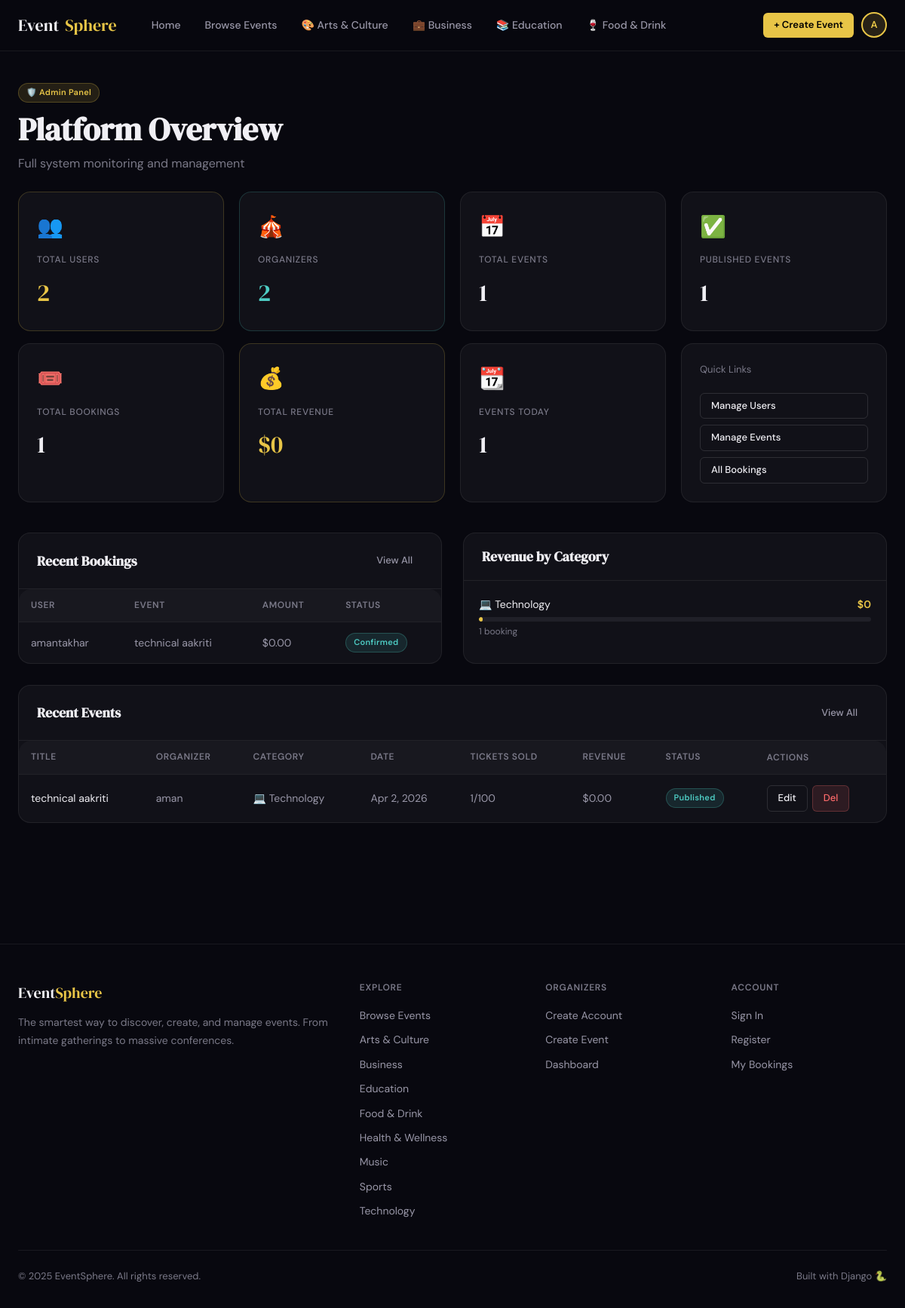
Screenshot of /dashboard/admin/ (signed in) with the database file from the repository.
### events/models.py (models this page shows, shortened)
class Category(models.Model):
    name = models.CharField(max_length=100, unique=True)
    slug = models.SlugField(unique=True)
    icon = models.CharField(max_length=50, default='🎪')
    color = models.CharField(max_length=7, default='#e8c547')
    class Meta:
        verbose_name_plural = 'Categories'
        ordering = ['name']

class Event(models.Model):
    STATUS_CHOICES = [
        ('draft', 'Draft'),
        ('published', 'Published'),
        ('cancelled', 'Cancelled'),
        ('completed', 'Completed'),
    ]
    id = models.UUIDField(primary_key=True, default=uuid.uuid4, editable=False)
    organizer = models.ForeignKey(settings.AUTH_USER_MODEL, on_delete=models.CASCADE, related_name='events')
    title = models.CharField(max_length=200)
    slug = models.SlugField(max_length=220, unique=True, blank=True)
    description = models.TextField()
    category = models.ForeignKey(Category, on_delete=models.SET_NULL, null=True, related_name='events')
    image = models.ImageField(upload_to='event_images/', blank=True, null=True)
    location = models.CharField(max_length=300)
    venue_name = models.CharField(max_length=200, blank=True)
    date = models.DateField()
    time = models.TimeField()
    end_time = models.TimeField(blank=True, null=True)
    ticket_price = models.DecimalField(max_digits=10, decimal_places=2, default=0.00)
    max_attendees = models.PositiveIntegerField(default=100)
    available_tickets = models.PositiveIntegerField(default=100)
    status = models.CharField(max_length=20, choices=STATUS_CHOICES, default='published')
    is_featured = models.BooleanField(default=False)
    created_at = models.DateTimeField(auto_now_add=True)
    updated_at = models.DateTimeField(auto_now=True)
    class Meta:
        ordering = ['date', 'time']
    def tickets_sold(self):
        return self.max_attendees - self.available_tickets
    def revenue(self):
        return self.tickets_sold() * self.ticket_price

### accounts/models.py (models this page shows, shortened)
class User(AbstractUser):
    ROLE_CHOICES = [
        ('user', 'User'),
        ('organizer', 'Organizer'),
        ('admin', 'Admin'),
    ]
    role = models.CharField(max_length=20, choices=ROLE_CHOICES, default='user')
    phone = models.CharField(max_length=20, blank=True)
    bio = models.TextField(blank=True)
    avatar = models.ImageField(upload_to='avatars/', blank=True, null=True)
    organization = models.CharField(max_length=200, blank=True)
    is_verified = models.BooleanField(default=False)
    created_at = models.DateTimeField(auto_now_add=True)
    @property
    def is_organizer(self):
        return self.role == 'organizer'
    @property
    def is_admin_user(self):
        return self.role == 'admin' or self.is_superuser

### bookings/models.py (models this page shows, shortened)
class Booking(models.Model):
    STATUS_CHOICES = [
        ('confirmed', 'Confirmed'),
        ('cancelled', 'Cancelled'),
        ('pending', 'Pending'),
    ]
    booking_id = models.UUIDField(default=uuid.uuid4, unique=True, editable=False)
    user = models.ForeignKey(settings.AUTH_USER_MODEL, on_delete=models.CASCADE, related_name='bookings')
    event = models.ForeignKey(Event, on_delete=models.CASCADE, related_name='bookings')
    quantity = models.PositiveIntegerField(default=1)
    total_price = models.DecimalField(max_digits=10, decimal_places=2)
    status = models.CharField(max_length=20, choices=STATUS_CHOICES, default='confirmed')
    booked_at = models.DateTimeField(auto_now_add=True)
    cancelled_at = models.DateTimeField(null=True, blank=True)
    notes = models.TextField(blank=True)
    class Meta:
        ordering = ['-booked_at']
        unique_together = ['user', 'event']  # prevent duplicate bookings

### dashboard/views.py (the view)
    def wrapper(request, *args, **kwargs):
        if not request.user.is_authenticated:
            return redirect('accounts:login')
        if not request.user.is_admin_user:
            messages.error(request, "Access denied. Admin account required.")
            return redirect('home')
        return view_func(request, *args, **kwargs)

### dashboard/views.py (called while the page is built)
def admin_required(view_func):
    def wrapper(request, *args, **kwargs):
        if not request.user.is_authenticated:
            return redirect('accounts:login')
        if not request.user.is_admin_user:
            messages.error(request, "Access denied. Admin account required.")
            return redirect('home')
        return view_func(request, *args, **kwargs)
    return wrapper

### events/context_processors.py (called while the page is built)
def categories(request):
    return {'all_categories': Category.objects.all()}

### templates/dashboard/admin_dashboard.html (shortened to what this page needs)
{% extends 'base.html' %}
{% block content %}
<div class="container" style="padding-top:40px;padding-bottom:80px;">
  <div class="flex-between mb-6">
    <div>
      <div class="badge badge-gold" style="margin-bottom:10px;">🛡️ Admin Panel</div>
      <h1 class="page-title">Platform Overview</h1>
      <p class="page-subtitle">Full system monitoring and management</p>
    </div>
  </div>
  <div class="grid-4" style="margin-bottom:16px;">
    <div class="stat-card" style="border-color:rgba(232,197,71,0.2);">
      <div class="stat-icon">👥</div>
      <div class="stat-label">Total Users</div>
      <div class="stat-value" style="color:var(--accent);">{{ stats.total_users }}</div>
    </div>
    <div class="stat-card" style="border-color:rgba(78,205,196,0.2);">
      <div class="stat-icon">🎪</div>
      <div class="stat-label">Organizers</div>
      <div class="stat-value" style="color:var(--success);">{{ stats.total_organizers }}</div>
    </div>
    <div class="stat-card">
      <div class="stat-icon">📅</div>
      <div class="stat-label">Total Events</div>
      <div class="stat-value">{{ stats.total_events }}</div>
    </div>
    <div class="stat-card">
      <div class="stat-icon">✅</div>
      <div class="stat-label">Published Events</div>
      <div class="stat-value">{{ stats.published_events }}</div>
    </div>
  </div>
  <div class="grid-4" style="margin-bottom:40px;">
    <div class="stat-card">
      <div class="stat-icon">🎟️</div>
      <div class="stat-label">Total Bookings</div>
      <div class="stat-value">{{ stats.total_bookings }}</div>
    </div>
    <div class="stat-card" style="border-color:rgba(232,197,71,0.2);">
      <div class="stat-icon">💰</div>
      <div class="stat-label">Total Revenue</div>
      <div class="stat-value" style="color:var(--accent);">${{ stats.total_revenue }}</div>
    </div>
    <div class="stat-card">
      <div class="stat-icon">📆</div>
      <div class="stat-label">Events Today</div>
      <div class="stat-value">{{ stats.events_today }}</div>
    </div>
    <div class="stat-card">
      <div style="font-size:13px;color:var(--text-muted);margin-bottom:12px;">Quick Links</div>
      <div style="display:flex;flex-direction:column;gap:8px;">
        <a href="{% url 'dashboard:admin_users' %}" class="btn btn-outline btn-sm">Manage Users</a>
        <a href="{% url 'dashboard:admin_events' %}" class="btn btn-outline btn-sm">Manage Events</a>
        <a href="{% url 'dashboard:admin_bookings' %}" class="btn btn-outline btn-sm">All Bookings</a>
      </div>
    </div>
  </div>
  <div class="grid-2" style="gap:28px;margin-bottom:28px;">
    <div class="card">
      <div class="card-header flex-between">
        <h3 style="font-size:18px;">Recent Bookings</h3>
        <a href="{% url 'dashboard:admin_bookings' %}" class="btn btn-ghost btn-sm">View All</a>
      </div>
      <div class="table-wrap" style="border:none;">
        <table>
          <thead><tr><th>User</th><th>Event</th><th>Amount</th><th>Status</th></tr></thead>
          <tbody>
            {% for b in recent_bookings %}
            <tr>
              <td>{{ b.user.username }}</td>
              <td>{{ b.event.title|truncatechars:25 }}</td>
              <td>${{ b.total_price }}</td>
              <td><span class="badge {% if b.status == 'confirmed' %}badge-teal{% else %}badge-red{% endif %}">{{ b.status|capfirst }}</span></td>
            </tr>
            {% endfor %}
          </tbody>
        </table>
      </div>
    </div>
    <div class="card">
      <div class="card-header"><h3 style="font-size:18px;">Revenue by Category</h3></div>
      <div style="padding:20px;display:flex;flex-direction:column;gap:16px;">
        {% for cs in category_stats %}
        <div>
          <div style="display:flex;justify-content:space-between;margin-bottom:6px;">
            <span style="font-size:14px;">{{ cs.category.icon }} {{ cs.category.name }}</span>
            <span style="font-size:14px;font-weight:600;color:var(--accent);">${{ cs.revenue }}</span>
          </div>
          <div class="progress">
            <div class="progress-bar" style="width:{{ cs.bookings|default:0 }}%"></div>
          </div>
          <div style="font-size:12px;color:var(--text-muted);margin-top:4px;">{{ cs.bookings }} booking{{ cs.bookings|pluralize }}</div>
        </div>
        {% empty %}
          <p style="color:var(--text-muted);font-size:14px;">No revenue data yet.</p>
        {% endfor %}
      </div>
    </div>
  </div>
  <div class="card">
    <div class="card-header flex-between">
      <h3 style="font-size:18px;">Recent Events</h3>
      <a href="{% url 'dashboard:admin_events' %}" class="btn btn-ghost btn-sm">View All</a>
    </div>
    <div class="table-wrap" style="border:none;">
      <table>
        <thead><tr><th>Title</th><th>Organizer</th><th>Category</th><th>Date</th><th>Tickets Sold</th><th>Revenue</th><th>Status</th><th>Actions</th></tr></thead>
        <tbody>
          {% for event in all_events %}
          <tr>
            <td><a href="{% url 'events:detail' event.pk %}">{{ event.title|truncatechars:30 }}</a></td>
            <td>{{ event.organizer.username }}</td>
            <td>{% if event.category %}{{ event.category.icon }} {{ event.category.name }}{% else %}—{% endif %}</td>
            <td>{{ event.date|date:"M j, Y" }}</td>
            <td>{{ event.tickets_sold }}/{{ event.max_attendees }}</td>
            <td>${{ event.revenue }}</td>
            <td><span class="badge {% if event.status == 'published' %}badge-teal{% elif event.status == 'draft' %}badge-gray{% else %}badge-red{% endif %}">{{ event.status|capfirst }}</span></td>
            <td style="display:flex;gap:6px;">
              <a href="{% url 'events:edit' event.pk %}" class="btn btn-outline btn-sm">Edit</a>
              <a href="{% url 'events:delete' event.pk %}" class="btn btn-danger btn-sm">Del</a>
            </td>
          </tr>
          {% endfor %}
        </tbody>
      </table>
    </div>
  </div>
</div>
{% endblock %}

### templates/base.html (shortened to what this page needs)
<!DOCTYPE html>
<html lang="en">
<head>
</head>
<body>
<nav class="nav">
  <div class="nav-inner">
    <a href="{% url 'home' %}" class="nav-logo">Event<span>Sphere</span></a>
    <div class="nav-links">
      <a href="{% url 'home' %}" class="nav-link">Home</a>
      <a href="{% url 'events:list' %}" class="nav-link">Browse Events</a>
      {% for cat in all_categories %}
        {% if forloop.counter <= 4 %}
          <a href="{% url 'events:by_category' cat.slug %}" class="nav-link">{{ cat.icon }} {{ cat.name }}</a>
        {% endif %}
      {% endfor %}
    </div>
    <div class="nav-actions">
      {% if user.is_authenticated %}
        {% if user.is_organizer or user.is_superuser %}
          <a href="{% url 'events:create' %}" class="btn btn-primary btn-sm">+ Create Event</a>
        {% endif %}
        <div class="dropdown">
          <div class="nav-avatar">{{ user.first_name|first|upper }}{{ user.last_name|first|upper }}</div>
        </div>
      {% else %}
        <a href="{% url 'accounts:login' %}" class="btn btn-ghost btn-sm">Login</a>
        <a href="{% url 'accounts:register' %}" class="btn btn-primary btn-sm">Sign Up</a>
      {% endif %}
    </div>
  </div>
</nav>
<main>
  {% block content %}{% endblock %}
</main>
<footer class="footer">
  <div class="container">
    <div class="footer-grid">
      <div>
        <div class="footer-brand">Event<span>Sphere</span></div>
        <p class="footer-desc">The smartest way to discover, create, and manage events. From intimate gatherings to massive conferences.</p>
      </div>
      <div>
        <div class="footer-heading">Explore</div>
        <div class="footer-links">
          <a href="{% url 'events:list' %}" class="footer-link">Browse Events</a>
          {% for cat in all_categories %}
            <a href="{% url 'events:by_category' cat.slug %}" class="footer-link">{{ cat.name }}</a>
          {% endfor %}
        </div>
      </div>
      <div>
        <div class="footer-heading">Organizers</div>
        <div class="footer-links">
          <a href="{% url 'accounts:register_organizer' %}" class="footer-link">Create Account</a>
          <a href="{% url 'events:create' %}" class="footer-link">Create Event</a>
          <a href="{% url 'dashboard:organizer_dashboard' %}" class="footer-link">Dashboard</a>
        </div>
      </div>
      <div>
        <div class="footer-heading">Account</div>
        <div class="footer-links">
          <a href="{% url 'accounts:login' %}" class="footer-link">Sign In</a>
          <a href="{% url 'accounts:register' %}" class="footer-link">Register</a>
          <a href="{% url 'dashboard:user_dashboard' %}" class="footer-link">My Bookings</a>
        </div>
      </div>
    </div>
    <div class="footer-bottom">
      <span>© 2025 EventSphere. All rights reserved.</span>
      <span>Built with Django 🐍</span>
    </div>
  </div>
</footer>
</body>
</html>

### rows the page displays
Category: icon "🎨", name "Arts & Culture"
Category: icon "💼", name "Business"
Category: icon "📚", name "Education"
Category: icon "🍷", name "Food & Drink"
User: first_name|first "A"
Booking: user.username "amantakhar", event "technical aakriti", total_price "0.00", status "Confirmed"
Category: category.icon "💻", category.name "Technology", revenue "0", bookings "1", name "Technology"
Event: title "technical aakriti", organizer.username "aman", category.icon "💻", category.name "Technology", date "Apr 2, 2026", tickets_sold "1", max_attendees "100", revenue "0.00", status "Published"
Category: name "Health & Wellness"
Category: name "Music"
Category: name "Sports"

### other values shown
{{ stats.total_users }} "2"
{{ stats.total_organizers }} "2"
{{ stats.total_events }} "1"
{{ stats.published_events }} "1"
{{ stats.total_bookings }} "1"
{{ stats.total_revenue }} "0"
{{ stats.events_today }} "1"
